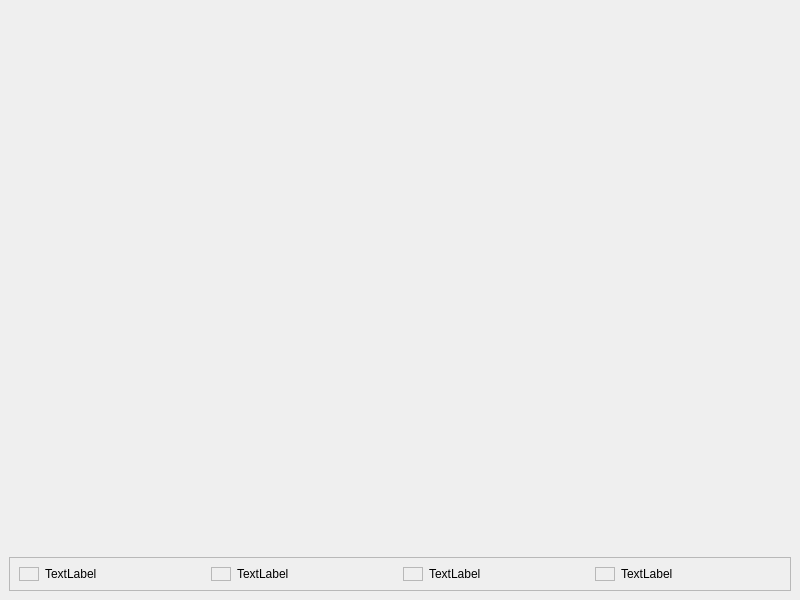
<?xml version="1.0" encoding="UTF-8"?>
<ui version="4.0">
 <class>MainWindow</class>
 <widget class="QMainWindow" name="MainWindow">
  <property name="geometry">
   <rect>
    <x>0</x>
    <y>0</y>
    <width>800</width>
    <height>600</height>
   </rect>
  </property>
  <property name="windowTitle">
   <string>MainWindow</string>
  </property>
  <widget class="QWidget" name="centralwidget">
   <layout class="QVBoxLayout" name="verticalLayout">
    <item>
     <widget class="PlotWidget" name="cpuHistoryGraph" native="true">
      <property name="sizePolicy">
       <sizepolicy hsizetype="Expanding" vsizetype="Expanding">
        <horstretch>0</horstretch>
        <verstretch>0</verstretch>
       </sizepolicy>
      </property>
     </widget>
    </item>
    <item>
     <widget class="QFrame" name="frame">
      <property name="frameShape">
       <enum>QFrame::StyledPanel</enum>
      </property>
      <property name="frameShadow">
       <enum>QFrame::Raised</enum>
      </property>
      <layout class="QHBoxLayout" name="horizontalLayout">
       <item>
        <widget class="QFrame" name="frame_2">
         <property name="sizePolicy">
          <sizepolicy hsizetype="Fixed" vsizetype="Preferred">
           <horstretch>0</horstretch>
           <verstretch>0</verstretch>
          </sizepolicy>
         </property>
         <property name="minimumSize">
          <size>
           <width>20</width>
           <height>0</height>
          </size>
         </property>
         <property name="frameShape">
          <enum>QFrame::StyledPanel</enum>
         </property>
         <property name="frameShadow">
          <enum>QFrame::Raised</enum>
         </property>
        </widget>
       </item>
       <item>
        <widget class="QLabel" name="label">
         <property name="text">
          <string>TextLabel</string>
         </property>
        </widget>
       </item>
       <item>
        <widget class="QFrame" name="frame_7">
         <property name="sizePolicy">
          <sizepolicy hsizetype="Fixed" vsizetype="Preferred">
           <horstretch>0</horstretch>
           <verstretch>0</verstretch>
          </sizepolicy>
         </property>
         <property name="minimumSize">
          <size>
           <width>20</width>
           <height>0</height>
          </size>
         </property>
         <property name="frameShape">
          <enum>QFrame::StyledPanel</enum>
         </property>
         <property name="frameShadow">
          <enum>QFrame::Raised</enum>
         </property>
        </widget>
       </item>
       <item>
        <widget class="QLabel" name="label_7">
         <property name="text">
          <string>TextLabel</string>
         </property>
        </widget>
       </item>
       <item>
        <widget class="QFrame" name="frame_3">
         <property name="sizePolicy">
          <sizepolicy hsizetype="Fixed" vsizetype="Preferred">
           <horstretch>0</horstretch>
           <verstretch>0</verstretch>
          </sizepolicy>
         </property>
         <property name="minimumSize">
          <size>
           <width>20</width>
           <height>0</height>
          </size>
         </property>
         <property name="frameShape">
          <enum>QFrame::StyledPanel</enum>
         </property>
         <property name="frameShadow">
          <enum>QFrame::Raised</enum>
         </property>
        </widget>
       </item>
       <item>
        <widget class="QLabel" name="label_6">
         <property name="text">
          <string>TextLabel</string>
         </property>
        </widget>
       </item>
       <item>
        <widget class="QFrame" name="frame_5">
         <property name="sizePolicy">
          <sizepolicy hsizetype="Fixed" vsizetype="Preferred">
           <horstretch>0</horstretch>
           <verstretch>0</verstretch>
          </sizepolicy>
         </property>
         <property name="minimumSize">
          <size>
           <width>20</width>
           <height>0</height>
          </size>
         </property>
         <property name="frameShape">
          <enum>QFrame::StyledPanel</enum>
         </property>
         <property name="frameShadow">
          <enum>QFrame::Raised</enum>
         </property>
        </widget>
       </item>
       <item>
        <widget class="QLabel" name="label_5">
         <property name="text">
          <string>TextLabel</string>
         </property>
        </widget>
       </item>
      </layout>
     </widget>
    </item>
   </layout>
  </widget>
 </widget>
 <customwidgets>
  <customwidget>
   <class>PlotWidget</class>
   <extends>QWidget</extends>
   <header>pyqtgraph</header>
   <container>1</container>
  </customwidget>
 </customwidgets>
 <resources/>
 <connections/>
</ui>
